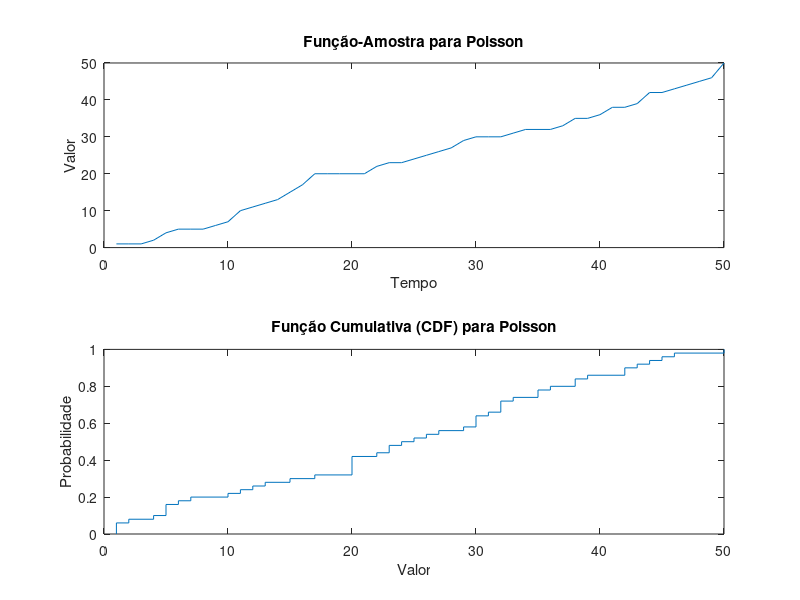

Reproduce this figure in MATLAB.
dados = [1 5 1 2 2.5 2 2.5 1.5 6.5 2.5 10 2.5 2 2 1.5 1];

% Parâmetros

%lambda = mean(dados); % Taxa de chegada
lambda = 1

% Gerar amostras do processo aleatório
D = poissrnd(lambda, 1, 50);

% Calcular a soma acumulada
S = cumsum(D);

% Plotar função-amostra
figure;
subplot(2, 1, 1);
plot(S);
title('Função-Amostra para Poisson');
xlabel('Tempo');
ylabel('Valor');

% Plotar função cumulativa
subplot(2, 1, 2);
ecdf(S);
title('Função Cumulativa (CDF) para Poisson');
xlabel('Valor');
ylabel('Probabilidade');